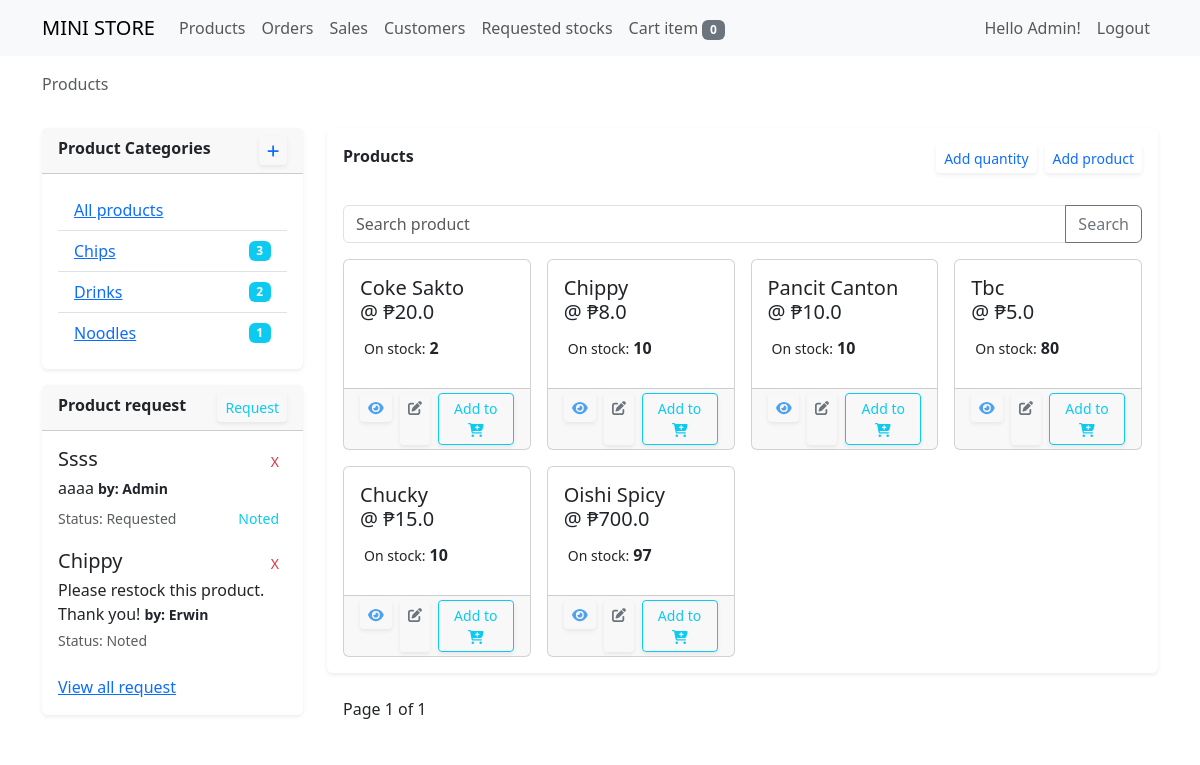
Before: / (signed in) with the older database file.
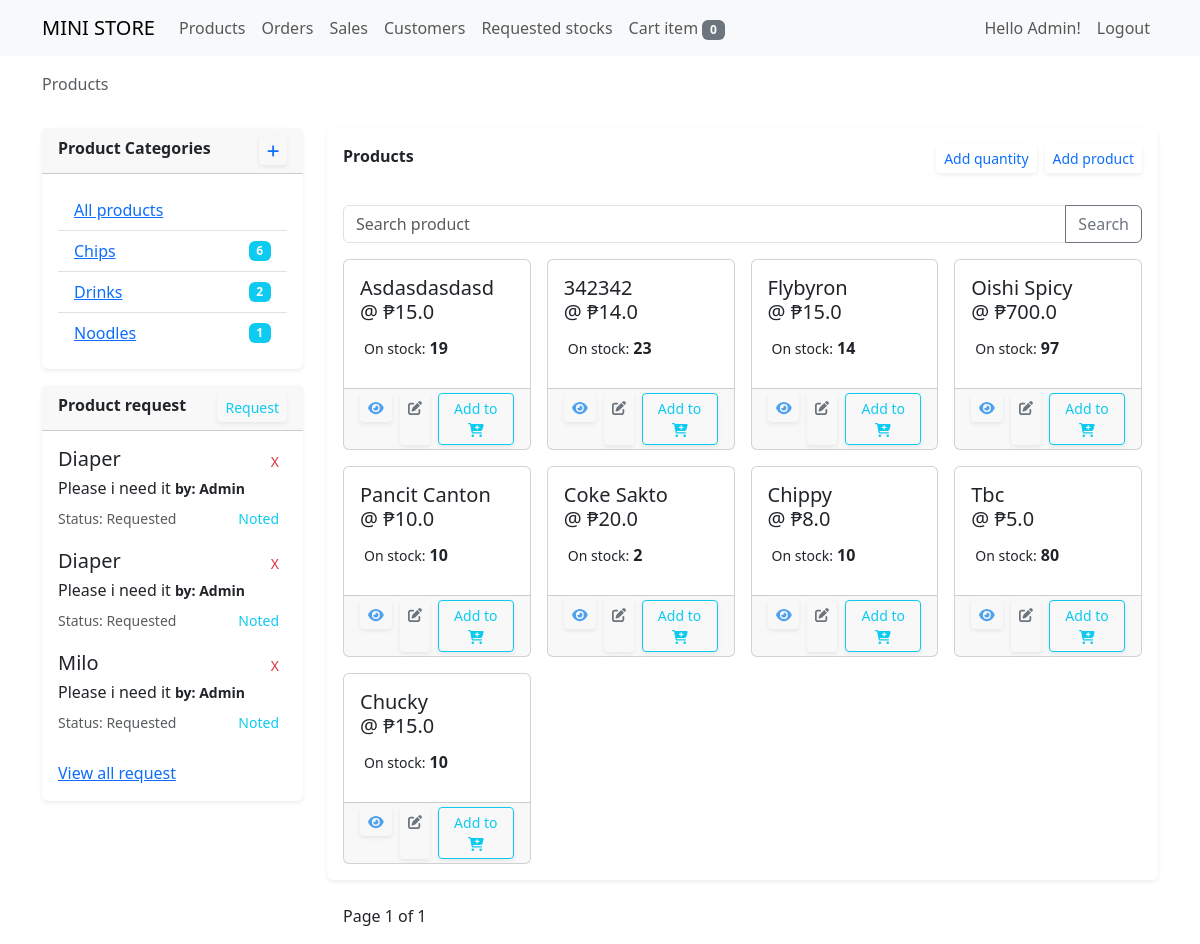
After: the same page with the newer database file.
### store/models.py (models this page shows, shortened)
class Category(models.Model):
    name = models.CharField(max_length=120)
    def __str__(self):
        return self.name

class ItemRequest(models.Model):
    request_by = models.ForeignKey(User, on_delete=models.CASCADE)
    item_name = models.CharField(max_length=120)
    message = models.CharField(max_length=120, blank=True, null=True)
    is_noted = models.BooleanField(default=False)
    created = models.DateTimeField(auto_now_add=True)
    class Meta:
        ordering = ['-created']

class TimeStampedModel(models.Model):
    created = models.DateTimeField(auto_now_add=True)
    updated = models.DateTimeField(auto_now=True)
    class Meta:
        ordering = ('-updated','-created')

class Product(TimeStampedModel):
    user = models.ForeignKey(User, on_delete=models.CASCADE)
    bar_code = models.CharField(max_length=20, unique=True)
    name = models.CharField(max_length=200)
    category = models.ForeignKey(Category, on_delete=models.CASCADE, blank=True, null=True)
    cost = models.FloatField()
    price = models.FloatField()
    quantity = models.IntegerField()
    image = models.ImageField(upload_to=image_directory_path, blank=True, null=True)
    on_display = models.BooleanField(default=True, verbose_name="this product is available?")
    def __str__(self):
        return self.name

### store/views/product_view.py (the view, shortened to what this page needs)
# urls.py: path('', product_view, name='product_view'),
@login_required
def product_view(request):
    form = AddProductForm(request.POST or None)
    if request.user.is_superuser:
        products = Product.objects.all()
        categories = Category.objects.annotate(count=Count('product__id'))
    else:
        products = Product.objects.filter(on_display=True)
        categories = Category.objects.filter(product__on_display=True).annotate(count=Count('product__id'))
    all_requests = ItemRequest.objects.all()[:3]
    product_transaction_form = ProductTransactionForm(request.POST or None)
    query = request.GET.get('q')
    cart = Cart(request)
    cart_items = cart.__len__()
    if request.method == 'POST':
        if form.is_valid():
            obj = form.save(commit=False)
            obj.user = request.user
            obj.save()
            return redirect('store:product_view')
    breadcrumbs_link = ""
    if query:
        breadcrumbs_link = query
    else:
        breadcrumbs_link = "All Tasks"
    paginator = Paginator(products, 12)
    page_number = request.GET.get('page')
    page_obj = paginator.get_page(page_number)
    try:
        page_obj = paginator.page(page_number)
    except PageNotAnInteger:
        page_obj = paginator.page(1)
    except EmptyPage:
        page_obj = paginator.page(paginator.num_pages)
    context = {
        "title": "add product",
        "form": form,
        "products": products,
        "cart_items": cart_items,
        "categories": categories,
        "all_requests": all_requests,
        "breadcrumbs_link": breadcrumbs_link,
        "page_obj": page_obj,
        "product_transaction_form": product_transaction_form,
        "query": query
    }
    return render(request, 'product_view.html', context)

### store/forms/product_form.py
class AddProductForm(forms.ModelForm):
    class Meta:
        model = Product
        fields = [
            'bar_code', 'name', 'cost', 'price', 'quantity', 'category', 'image',
        ]
        widgets = {
            'bar_code': forms.TextInput(attrs={'class': 'form-control', 'placeholder': 'Bar code'}),
            'name': forms.TextInput(attrs={'class': 'form-control mb-2', 'placeholder': 'Name'}),
            'cost': forms.NumberInput(attrs={'class': 'form-control mb-2', 'placeholder': 'Cost'}),
            'price': forms.NumberInput(attrs={'class': 'form-control mb-2', 'placeholder': 'Price'}),
            'quantity': forms.NumberInput(attrs={'class': 'form-control mb-2', 'placeholder': 'Quantity'}),
            'category': forms.Select(attrs={'class': 'form-control mb-2', 'placeholder': 'Category'}),
            'image': forms.FileInput(attrs={'class': 'form-control mb-2'}),
        }

class ProductTransactionForm(forms.ModelForm):
    class Meta:
        model = ProductTransaction
        fields = [
            'product', 'cost', 'quantity'
        ]

### store/cartitem.py (called while the page is built)
    def __len__(self):
        return sum(item['quantity'] for item in self.cart.values())

### store/templates/product_view.html (shortened to what the changed rows need)
{% extends 'base.html' %}
{% load crispy_forms_tags %}
{% block content %}
<div class="row">
    <div class="col-sm-3">
        <div class="card border-0 shadow-sm mt-3">
            <div class="card-body">
              <ul class="list-group list-group-flush">
                {% for cat in categories %}
                <li class="list-group-item d-flex justify-content-between align-items-center">
                  <a href="{% url 'store:product_view' %}?q={{cat}}">{{cat|title}}</a>
                  <span class="badge bg-info squared-pill">{{cat.count}}</span>
                </li>
                {% endfor %}
              </ul>
            </div>
        </div>
        <div class="card border-0 shadow-sm mt-3">
          <div class="card-body">
            <div class="list-group list-group-flush">
              {% for req in all_requests %}
              <div class="card mb-3 border-0" aria-current="true">
                <div class="d-flex w-100 justify-content-between">
                  <h5 class="mb-1">{{ req.item_name|title }}</h5>
                  {% if req.request_by == request.user or request.user.is_superuser %}
                  <a href="{% url 'store:delete_request' req.pk %}" class="btn btn-outline-danger btn-sm float-end border-0">X</a>
                  {% endif %}
                </div>
                <p class="mb-1">{{req.message}} <small><b>by: {{req.request_by|title}}</b></small> </p>
                <div class="d-flex justify-content-between align-items-center">
                  <small class="text-muted">Status: {% if req.is_noted %}Noted{% else %}Requested{% endif %}</small>
                  {% if perms.store.update_itemrequest %}
                    {% if not req.is_noted %}
                    <form action="{% url 'store:request_status_update' req.pk %}" class="float-end" method="POST">
                      <input type="submit" class="btn btn-outline-info btn-sm border-0" value="Noted">
                    </form>
                    {% endif %}
                  {% endif %}
                </div>
              </div>
              {% endfor %}
            </div>
          </div>
      </div>
    </div>
    <div class="col-sm-9">
      <div class="card border-0 shadow-sm mt-3">
          <div class="card-body">
            <div class="row row-cols-1 row-cols-md-4 d-flex align-content-start flex-wrap g-3" data-masonry='{"percentPosition": true }'>
                {% for product in page_obj %}
                <div class="col">
                  <div class="card">
                    <div class="card-body d-flex flex-column">
                      <h5 class="card-title d-flex align-items-end">{{ product.name|title }} <br> @ ₱{{ product.price }}</h5>
                      <div class="row">
                        <div class="col-sm-12 mb-2">
                            <div class="card border-0">
                                <div class="card-body p-1">
                                    {% if not product.quantity %}
                                    <small class="text-muted">Out of stock, stocking soon!</small>
                                    {% else %}
                                    <small>On stock:</small>
                                    <strong>{{ product.quantity }}</strong>
                                    {% endif %}
                                </div>
                            </div>
                        </div>
                      </div>
                    </div>
                    <div class="card-footer pt-1 pb-1">
                        {% if product.quantity %}
                        {% if request.user.is_authenticated %}
                        <div class="d-flex gap-2">
                            {% if perms.store.update_product %}
                            <form action="{% url 'store:publish_unpublish_product' product.pk %}" method="POST">
                              <button type="submit" class="btn btn-outline-secondary btn-sm border-0 shadow-sm">
                                {% if product.on_display %}
                                  <i class="fa-solid fa-eye" style="color: rgb(81, 162, 238);"></i>
                                {% else %}
                                  <i class="fa-solid fa-eye-slash" style="color: rgb(252, 103, 103);"></i>
                                {% endif %}
                              </button>
                            </form>
                            {% endif %}
                            {% if perms.store.update_product %}
                              <a href="{% url 'store:update_product' product.pk %}" class="btn btn-outline-secondary btn-sm border-0 shadow-sm"><i class="fa-solid fa-pen-to-square"></i></a>
                            {% endif %}
                        {% endif %}
                        <a href="{% url 'store:add_order' product.pk %}" class="btn btn-outline-info btn-sm float-end border-1 shadow-sm">Add to <i class="fa-solid fa-cart-plus"></i></a>
                        </div>
                        {% endif %}
                    </div>
                  </div>
                </div>
                {% endfor %}
            </div>
          </div>
      </div>
    </div>
</div>
{% endblock %}

Changed rows visible on the page:
removed ItemRequest: item_name "Ssss", shows "X", message "aaaa", request_by "Admin", is_noted "Requested"
removed ItemRequest: item_name "Chippy", shows "X", message "Please restock this product. Thank you!", request_by "Erwin", is_noted "Noted"
computed for Category "Chips": count "3" → "6"
added ItemRequest: item_name "Diaper", shows "X", message "Please i need it", request_by "Admin", is_noted "Requested"
added ItemRequest: item_name "Diaper", shows "X", message "Please i need it", request_by "Admin", is_noted "Requested"
added ItemRequest: item_name "Milo", shows "X", message "Please i need it", request_by "Admin", is_noted "Requested"
added Product: name "Asdasdasdasd", price "15.0", quantity "19", on_display True (drawn), shows "Add to"
added Product: name "342342", price "14.0", quantity "23", on_display True (drawn), shows "Add to"
added Product: name "Flybyron", price "15.0", quantity "14", on_display True (drawn), shows "Add to"
shown differently, row unchanged: Product "Oishi Spicy": moves up the list
shown differently, row unchanged: Product "Pancit Canton": moves up the list
